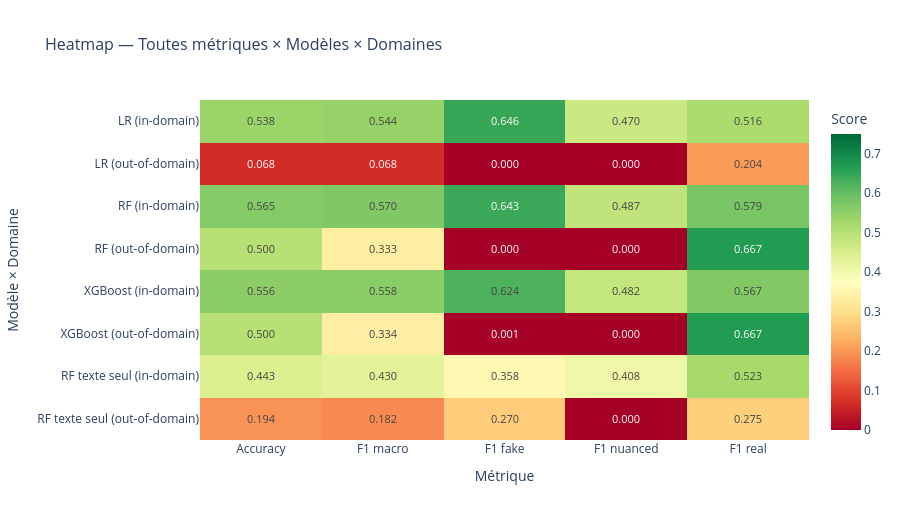

Source (notebook cell):
### Code cell
# --- Graphique 4 : Heatmap toutes métriques × modèles × domaines ---

ALL_METRICS   = ["accuracy", "f1_macro", "f1_fake", "f1_nuanced", "f1_real"]
METRIC_LABELS = ["Accuracy", "F1 macro", "F1 fake", "F1 nuanced", "F1 real"]

# Construction d'une matrice : lignes = (modèle + domaine), colonnes = métriques
row_labels = []
z_matrix   = []

for model in MODELS:
    for (df_dom, dom_label) in [(df_in_plot, "in-domain"), (df_out_plot, "out-of-domain")]:
        row = df_dom[df_dom["model"] == model].iloc[0]
        row_labels.append(f"{model} ({dom_label})")
        z_matrix.append([round(row[m], 3) for m in ALL_METRICS])

fig4 = go.Figure(data=go.Heatmap(
    z=z_matrix,
    x=METRIC_LABELS,
    y=row_labels,
    colorscale="RdYlGn",
    zmin=0.0,
    zmax=0.75,
    text=[[f"{v:.3f}" for v in row] for row in z_matrix],
    texttemplate="%{text}",
    textfont=dict(size=11),
    showscale=True,
    colorbar=dict(title="Score"),
))

fig4.update_layout(
    title=dict(text="Heatmap — Toutes métriques × Modèles × Domaines", font=dict(size=16)),
    xaxis_title="Métrique",
    yaxis=dict(autorange="reversed", title="Modèle × Domaine"),
    template="plotly_white",
    height=520,
    margin=dict(l=200),
)

fig4.show()
print("Graphique 4 — Heatmap affichée.")

### Figure 1 — Plotly figure (JSON) as saved in the notebook; plotly's stock layout.template omitted (floating-point values rounded to 4 significant figures)
{"data": [{"colorbar": {"title": {"text": "Score"}}, "colorscale": [[0, "rgb(165,0,38)"], [0.1, "rgb(215,48,39)"], [0.2, "rgb(244,109,67)"], [0.3, "rgb(253,174,97)"], [0.4, "rgb(254,224,139)"], [0.5, "rgb(255,255,191)"], [0.6, "rgb(217,239,139)"], [0.7, "rgb(166,217,106)"], [0.8, "rgb(102,189,99)"], [0.9, "rgb(26,152,80)"], [1, "rgb(0,104,55)"]], "showscale": true, "text": [["0.538", "0.544", "0.646", "0.470", "0.516"], ["0.068", "0.068", "0.000", "0.000", "0.204"], ["0.565", "0.570", "0.643", "0.487", "0.579"], ["0.500", "0.333", "0.000", "0.000", "0.667"], ["0.556", "0.558", "0.624", "0.482", "0.567"], ["0.500", "0.334", "0.001", "0.000", "0.667"], ["0.443", "0.430", "0.358", "0.408", "0.523"], ["0.194", "0.182", "0.270", "0.000", "0.275"]], "textfont": {"size": 11}, "texttemplate": "%{text}", "type": "heatmap", "x": ["Accuracy", "F1 macro", "F1 fake", "F1 nuanced", "F1 real"], "y": ["LR (in-domain)", "LR (out-of-domain)", "RF (in-domain)", "RF (out-of-domain)", "XGBoost (in-domain)", "XGBoost (out-of-domain)", "RF texte seul (in-domain)", "RF texte seul (out-of-domain)"], "z": [[0.538, 0.544, 0.646, 0.47, 0.516], [0.068, 0.068, 0, 0, 0.204], [0.565, 0.57, 0.643, 0.487, 0.579], [0.5, 0.333, 0, 0, 0.667], [0.556, 0.558, 0.624, 0.482, 0.567], [0.5, 0.334, 0.001, 0, 0.667], [0.443, 0.43, 0.358, 0.408, 0.523], [0.194, 0.182, 0.27, 0, 0.275]], "zmax": 0.75, "zmin": 0}], "layout": {"height": 520, "margin": {"l": 200}, "title": {"font": {"size": 16}, "text": "Heatmap — Toutes métriques × Modèles × Domaines"}, "xaxis": {"title": {"text": "Métrique"}}, "yaxis": {"autorange": "reversed", "title": {"text": "Modèle × Domaine"}}}}
